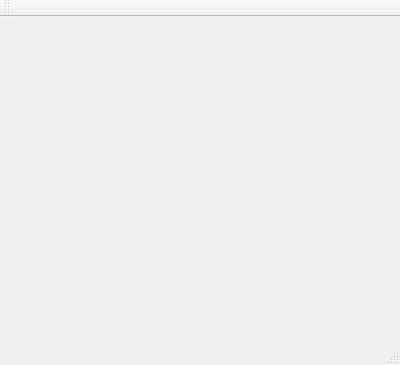
<?xml version="1.0" encoding="UTF-8"?>
<ui version="4.0">
 <class>MainWindow</class>
 <widget class="QMainWindow" name="MainWindow">
  <property name="geometry">
   <rect>
    <x>0</x>
    <y>0</y>
    <width>400</width>
    <height>365</height>
   </rect>
  </property>
  <property name="windowTitle">
   <string>MainWindow</string>
  </property>
  <widget class="QWidget" name="centralWidget"/>
  <widget class="QMenuBar" name="menuBar">
   <property name="geometry">
    <rect>
     <x>0</x>
     <y>0</y>
     <width>400</width>
     <height>23</height>
    </rect>
   </property>
  </widget>
  <widget class="QToolBar" name="mainToolBar">
   <attribute name="toolBarArea">
    <enum>TopToolBarArea</enum>
   </attribute>
   <attribute name="toolBarBreak">
    <bool>false</bool>
   </attribute>
  </widget>
  <widget class="QStatusBar" name="statusBar"/>
 </widget>
 <layoutdefault spacing="6" margin="11"/>
 <resources/>
 <connections/>
</ui>
